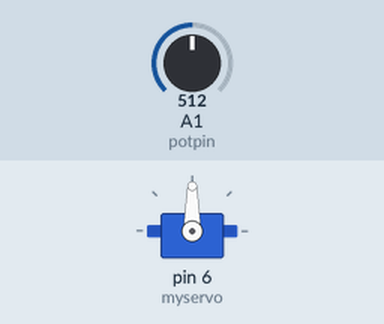
Recording of a sketch running on a simulated Arduino Uno, built with avr-gcc and run on an emulated ATmega328P. Shown: servo. The inputs (shaded band) are chosen by the test bench; at power-on: A1 (potpin) = 512.

Above: at 1.2 s.
1.3 s: A1 (potpin) set to 716
At 1.6 s:
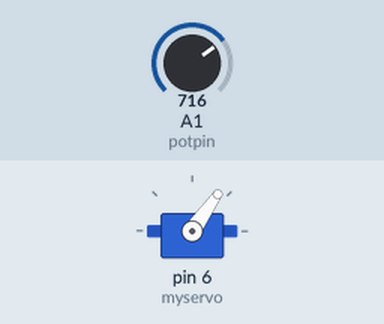
2.8 s: A1 (potpin) set to 900
At 3.6 s:
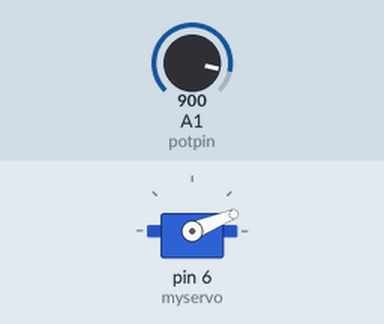
4.3 s: A1 (potpin) set to 1023
At 5.0 s:
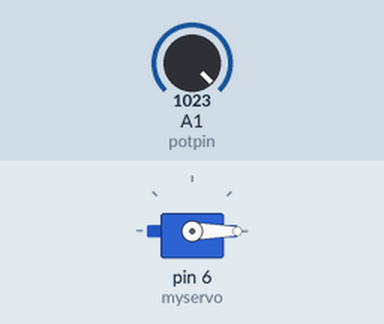
5.8 s: A1 (potpin) set to 306
At 7.0 s:
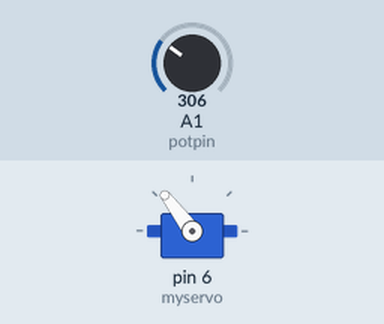
7.3 s: A1 (potpin) set to 122
At 8.5 s:
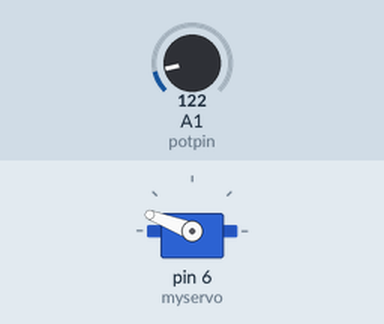
Timing chart, 0 to 9.8 s (numbered marks = the images above; inputs shaded):
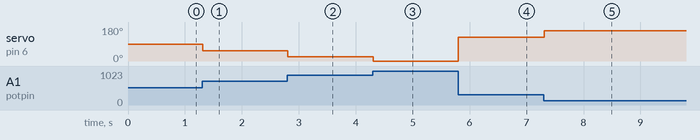

The sketch:

Knob.ino
```cpp
/*
 Controlling a servo position using a potentiometer (variable resistor)
 by Michal Rinott <http://people.interaction-ivrea.it/m.rinott>

 modified on 8 Nov 2013
 by Scott Fitzgerald
 http://www.arduino.cc/en/Tutorial/Knob
*/

#include <Servo.h>

Servo myservo;  // create servo object to control a servo

int potpin = A1;  // analog pin used to connect the potentiometer
int val;    // variable to read the value from the analog pin

void setup() {
  myservo.attach(6);  // attaches the servo on pin 9 to the servo object
}

void loop() {
  val = analogRead(potpin);            // reads the value of the potentiometer (value between 0 and 1023)
  val = map(val, 0, 1023, 180, 0);     // scale it to use it with the servo (value between 0 and 180)
  myservo.write(val);                  // sets the servo position according to the scaled value
  delay(15);                           // waits for the servo to get there
}
```

Measured:
- after the input at 1.3 s, servo on pin 6 (myservo): 90° → 55° at once
- after the input at 2.8 s, servo on pin 6 (myservo): 55° → 22° at once
- after the input at 4.3 s, servo on pin 6 (myservo): 22° → 0° at once
- after the input at 5.8 s, servo on pin 6 (myservo): 0° → 127° at once
- after the input at 7.3 s, servo on pin 6 (myservo): 127° → 159° at once
